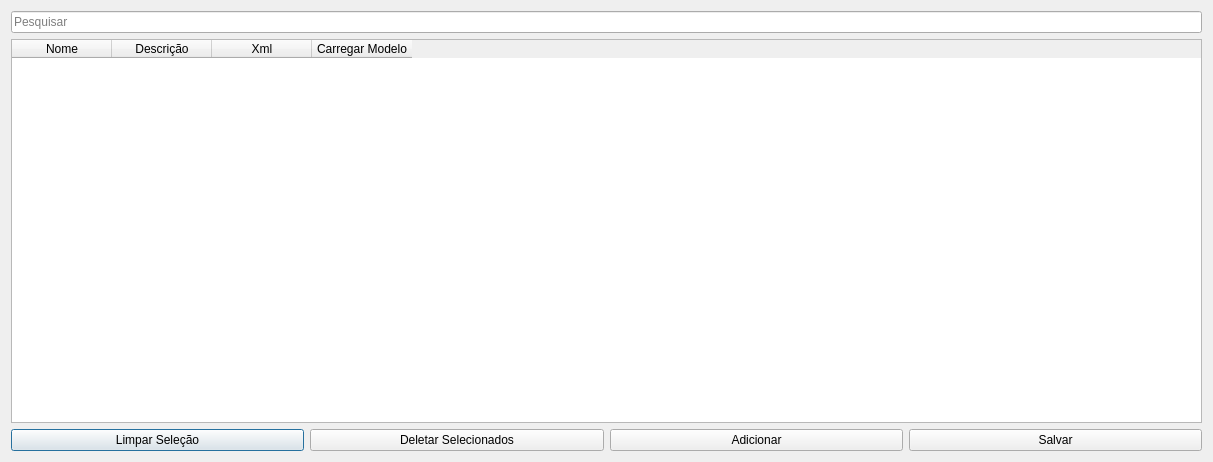
<?xml version="1.0" encoding="UTF-8"?>
<ui version="4.0">
 <class>Dialog</class>
 <widget class="QDialog" name="Dialog">
  <property name="geometry">
   <rect>
    <x>0</x>
    <y>0</y>
    <width>1213</width>
    <height>462</height>
   </rect>
  </property>
  <property name="windowTitle">
   <string>Modelos</string>
  </property>
  <layout class="QGridLayout" name="gridLayout">
   <item row="1" column="0">
    <widget class="QTableWidget" name="tableWidget">
     <column>
      <property name="text">
       <string>Nome</string>
      </property>
     </column>
     <column>
      <property name="text">
       <string>Descrição</string>
      </property>
     </column>
     <column>
      <property name="text">
       <string>Xml</string>
      </property>
     </column>
     <column>
      <property name="text">
       <string>Carregar Modelo</string>
      </property>
     </column>
    </widget>
   </item>
   <item row="2" column="0">
    <layout class="QHBoxLayout" name="horizontalLayout">
     <item>
      <widget class="QPushButton" name="clearSelectionBtn">
       <property name="text">
        <string>Limpar Seleção</string>
       </property>
      </widget>
     </item>
     <item>
      <widget class="QPushButton" name="delBtn">
       <property name="text">
        <string>Deletar Selecionados</string>
       </property>
      </widget>
     </item>
     <item>
      <widget class="QPushButton" name="addFormBtn">
       <property name="text">
        <string>Adicionar</string>
       </property>
      </widget>
     </item>
     <item>
      <widget class="QPushButton" name="saveBtn">
       <property name="text">
        <string>Salvar</string>
       </property>
      </widget>
     </item>
    </layout>
   </item>
   <item row="0" column="0">
    <widget class="QLineEdit" name="searchLe">
     <property name="placeholderText">
      <string>Pesquisar</string>
     </property>
    </widget>
   </item>
  </layout>
 </widget>
 <resources/>
 <connections/>
</ui>
